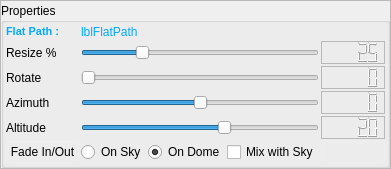
         <widget class="QWidget" name="page">
          <layout class="QHBoxLayout" name="horizontalLayout">
           <property name="spacing">
            <number>0</number>
           </property>
           <property name="leftMargin">
            <number>0</number>
           </property>
           <property name="topMargin">
            <number>0</number>
           </property>
           <property name="rightMargin">
            <number>0</number>
           </property>
           <property name="bottomMargin">
            <number>0</number>
           </property>
           <item>
            <widget class="QFrame" name="frame">
             <property name="frameShape">
              <enum>QFrame::StyledPanel</enum>
             </property>
             <property name="frameShadow">
              <enum>QFrame::Raised</enum>
             </property>
             <layout class="QHBoxLayout" name="horizontalLayout_2">
              <property name="spacing">
               <number>0</number>
              </property>
              <property name="leftMargin">
               <number>0</number>
              </property>
              <property name="topMargin">
               <number>2</number>
              </property>
              <property name="rightMargin">
               <number>0</number>
              </property>
              <property name="bottomMargin">
               <number>0</number>
              </property>
              <item>
               <layout class="QHBoxLayout" name="horizontalLayout_3">
                <property name="spacing">
                 <number>0</number>
                </property>
                <property name="leftMargin">
                 <number>0</number>
                </property>
                <item>
                 <widget class="QGroupBox" name="groupBoxCaption">
                  <property name="title">
                   <string>Properties</string>
                  </property>
                  <property name="flat">
                   <bool>false</bool>
                  </property>
                  <property name="checkable">
                   <bool>false</bool>
                  </property>
                  <layout class="QGridLayout" name="gridLayout">
                   <property name="leftMargin">
                    <number>2</number>
                   </property>
                   <property name="topMargin">
                    <number>2</number>
                   </property>
                   <property name="rightMargin">
                    <number>2</number>
                   </property>
                   <property name="bottomMargin">
                    <number>2</number>
                   </property>
                   <property name="spacing">
                    <number>2</number>
                   </property>
                   <item row="3" column="1">
                    <widget class="QLabel" name="label">
                     <property name="text">
                      <string>Resize %</string>
                     </property>
                    </widget>
                   </item>
                   <item row="3" column="2">
                    <widget class="QSlider" name="sizeSlider">
                     <property name="minimum">
                      <number>1</number>
                     </property>
                     <property name="maximum">
                      <number>100</number>
                     </property>
                     <property name="value">
                      <number>25</number>
                     </property>
                     <property name="orientation">
                      <enum>Qt::Horizontal</enum>
                     </property>
                     <property name="invertedAppearance">
                      <bool>false</bool>
                     </property>
                     <property name="invertedControls">
                      <bool>false</bool>
                     </property>
                     <property name="tickPosition">
                      <enum>QSlider::NoTicks</enum>
                     </property>
                    </widget>
                   </item>
                   <item row="3" column="3">
                    <widget class="QLCDNumber" name="lcdSize">
                     <property name="frameShape">
                      <enum>QFrame::StyledPanel</enum>
                     </property>
                     <property name="frameShadow">
                      <enum>QFrame::Raised</enum>
                     </property>
                     <property name="value" stdset="0">
                      <double>25.000000000000000</double>
                     </property>
                    </widget>
                   </item>
                   <item row="5" column="1">
                    <widget class="QLabel" name="label_2">
                     <property name="text">
                      <string>Azimuth</string>
                     </property>
                    </widget>
                   </item>
                   <item row="5" column="2">
                    <widget class="QSlider" name="RASlider">
                     <property name="minimum">
                      <number>-180</number>
                     </property>
                     <property name="maximum">
                      <number>180</number>
                     </property>
                     <property name="orientation">
                      <enum>Qt::Horizontal</enum>
                     </property>
                    </widget>
                   </item>
                   <item row="5" column="3">
                    <widget class="QLCDNumber" name="lcdRA">
                     <property name="frameShape">
                      <enum>QFrame::StyledPanel</enum>
                     </property>
                     <property name="lineWidth">
                      <number>1</number>
                     </property>
                    </widget>
                   </item>
                   <item row="6" column="1">
                    <widget class="QLabel" name="label_3">
                     <property name="text">
                      <string>Altitude</string>
                     </property>
                    </widget>
                   </item>
                   <item row="6" column="2">
                    <widget class="QSlider" name="decSlider">
                     <property name="minimum">
                      <number>-90</number>
                     </property>
                     <property name="maximum">
                      <number>90</number>
                     </property>
                     <property name="value">
                      <number>20</number>
                     </property>
                     <property name="orientation">
                      <enum>Qt::Horizontal</enum>
                     </property>
                    </widget>
                   </item>
                   <item row="6" column="3">
                    <widget class="QLCDNumber" name="lcdDec">
                     <property name="frameShape">
                      <enum>QFrame::StyledPanel</enum>
                     </property>
                     <property name="frameShadow">
                      <enum>QFrame::Raised</enum>
                     </property>
                     <property name="value" stdset="0">
                      <double>20.000000000000000</double>
                     </property>
                    </widget>
                   </item>
                   <item row="9" column="1">
                    <widget class="QPushButton" name="btnFade">
                     <property name="styleSheet">
                      <string notr="true">QPushButton { 
     border-style: inset;
     border-width: 1px;
     border-radius:5px;
	 padding: 3px;
     border-style: solid;
     border-width: 1px;
     border-radius:5px;
     border-color: palette(button);
	 padding: 3px;
     font-size: 9pt;
}

QPushButton:checked { 
     border-color: palette(dark);
    background-color: qradialgradient(cx: 0.7, cy: 1.4, fx: 0.7, fy: 1.9, radius: 1.5, stop: 0 rgb(255, 255, 0), stop: 1 transparent );
}

QPushButton:pressed { 
     border-color: palette(dark);
     background-color: qradialgradient(cx: 0.7, cy: 1.4, fx: 0.7, fy: 1.9, radius: 1.5, stop: 0 palette(dark), stop: 1 transparent );
}

</string>
                     </property>
                     <property name="text">
                      <string>Fade In/Out</string>
                     </property>
                     <property name="checkable">
                      <bool>true</bool>
                     </property>
                     <property name="default">
                      <bool>true</bool>
                     </property>
                     <property name="flat">
                      <bool>true</bool>
                     </property>
                    </widget>
                   </item>
                   <item row="9" column="2">
                    <layout class="QHBoxLayout" name="horizontalLayout_4">
                     <item>
                      <widget class="QRadioButton" name="rdOnSky">
                       <property name="text">
                        <string>On Sky</string>
                       </property>
                      </widget>
                     </item>
                     <item>
                      <widget class="QRadioButton" name="rdOnDome">
                       <property name="text">
                        <string>On Dome</string>
                       </property>
                       <property name="checkable">
                        <bool>true</bool>
                       </property>
                       <property name="checked">
                        <bool>true</bool>
                       </property>
                      </widget>
                     </item>
                     <item>
                      <widget class="QCheckBox" name="chMix">
                       <property name="text">
                        <string>Mix with Sky</string>
                       </property>
                      </widget>
                     </item>
                    </layout>
                   </item>
                   <item row="9" column="3">
                    <widget class="QPushButton" name="btnClose">
                     <property name="styleSheet">
                      <string notr="true">QPushButton { 
     border-style: inset;
     border-width: 1px;
     border-radius:5px;
	 padding: 3px;
     border-style: solid;
     border-width: 1px;
     border-radius:5px;
     border-color: palette(button);
	 padding: 3px;
     font-size: 9pt;
}

QPushButton:checked { 
     border-color: palette(dark);
    background-color: qradialgradient(cx: 0.7, cy: 1.4, fx: 0.7, fy: 1.9, radius: 1.5, stop: 0 rgb(255, 255, 0), stop: 1 transparent );
}

QPushButton:pressed { 
     border-color: palette(dark);
     background-color: qradialgradient(cx: 0.7, cy: 1.4, fx: 0.7, fy: 1.9, radius: 1.5, stop: 0 palette(dark), stop: 1 transparent );
}

</string>
                     </property>
                     <property name="text">
                      <string/>
                     </property>
                     <property name="icon">
                      <iconset resource="../../data/mainRes.qrc">
                       <normaloff>:/graphicGui/gui/btQuit.png</normaloff>:/graphicGui/gui/btQuit.png</iconset>
                     </property>
                     <property name="flat">
                      <bool>true</bool>
                     </property>
                    </widget>
                   </item>
                   <item row="4" column="2">
                    <widget class="QSlider" name="rotSlider">
                     <property name="maximum">
                      <number>359</number>
                     </property>
                     <property name="orientation">
                      <enum>Qt::Horizontal</enum>
                     </property>
                    </widget>
                   </item>
                   <item row="4" column="1">
                    <widget class="QLabel" name="Rotate">
                     <property name="text">
                      <string>Rotate</string>
                     </property>
                    </widget>
                   </item>
                   <item row="4" column="3">
                    <widget class="QLCDNumber" name="lcdRot">
                     <property name="frameShape">
                      <enum>QFrame::StyledPanel</enum>
                     </property>
                    </widget>
                   </item>
                   <item row="0" column="2">
                    <widget class="QLabel" name="lblFlatPath">
                     <property name="styleSheet">
                      <string notr="true">color: rgb(0, 170, 255);</string>
                     </property>
                     <property name="text">
                      <string>lblFlatPath</string>
                     </property>
                    </widget>
                   </item>
                   <item row="0" column="1">
                    <widget class="QLabel" name="labelPath">
                     <property name="styleSheet">
                      <string notr="true">color: rgb(0, 170, 255);</string>
                     </property>
                     <property name="text">
                      <string>&lt;!DOCTYPE HTML PUBLIC &quot;-//W3C//DTD HTML 4.0//EN&quot; &quot;http://www.w3.org/TR/REC-html40/strict.dtd&quot;&gt;
&lt;html&gt;&lt;head&gt;&lt;meta name=&quot;qrichtext&quot; content=&quot;1&quot; /&gt;&lt;style type=&quot;text/css&quot;&gt;
p, li { white-space: pre-wrap; }
&lt;/style&gt;&lt;/head&gt;&lt;body style=&quot; font-family:'MS Shell Dlg 2'; font-size:8.25pt; font-weight:400; font-style:normal;&quot;&gt;
&lt;p style=&quot; margin-top:0px; margin-bottom:0px; margin-left:0px; margin-right:0px; -qt-block-indent:0; text-indent:0px;&quot;&gt;&lt;span style=&quot; font-size:8pt; font-weight:600;&quot;&gt;Flat Path :&lt;/span&gt;&lt;/p&gt;&lt;/body&gt;&lt;/html&gt;</string>
                     </property>
                    </widget>
                   </item>
                  </layout>
                 </widget>
                </item>
               </layout>
              </item>
             </layout>
            </widget>
           </item>
          </layout>
         </widget>
